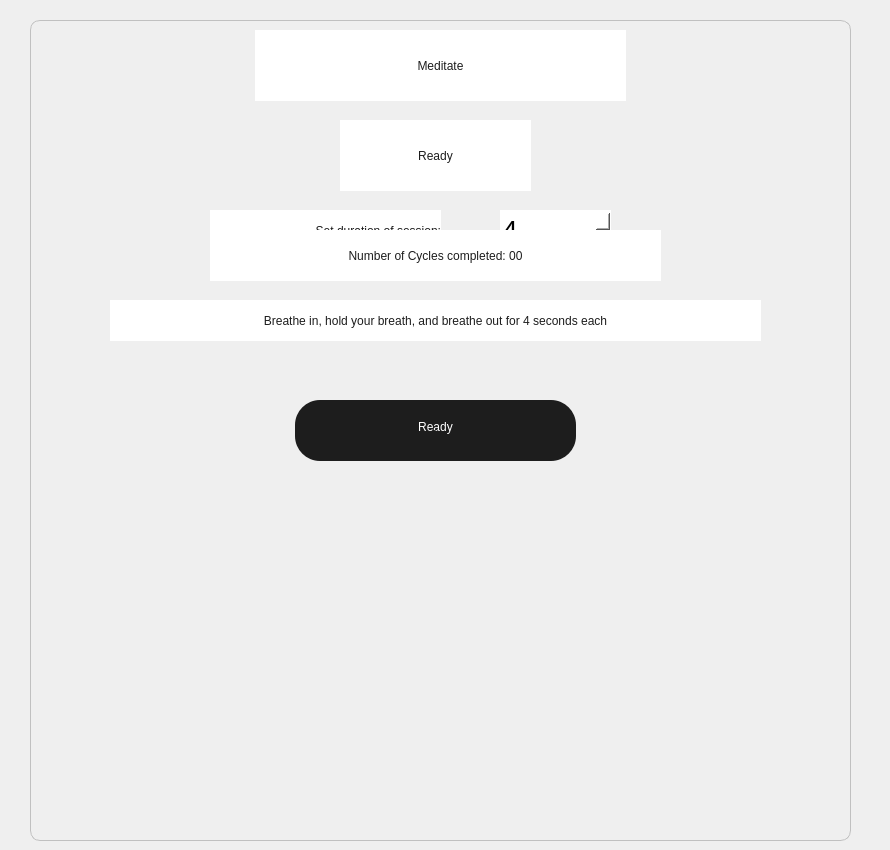
    <widget class="QWidget" name="tab_14">
     <attribute name="title">
      <string>Page</string>
     </attribute>
     <widget class="QLabel" name="prog_lbl_4">
      <property name="geometry">
       <rect>
        <x>255</x>
        <y>30</y>
        <width>371</width>
        <height>71</height>
       </rect>
      </property>
      <property name="styleSheet">
       <string notr="true">QLabel{
	background-color: white;
	color: #1D1D1D;
	font: 500 30pt &quot;Epilogue&quot;;
}</string>
      </property>
      <property name="text">
       <string>Meditate</string>
      </property>
      <property name="alignment">
       <set>Qt::AlignCenter</set>
      </property>
     </widget>
     <widget class="QSpinBox" name="spinBox_2">
      <property name="geometry">
       <rect>
        <x>500</x>
        <y>210</y>
        <width>111</width>
        <height>41</height>
       </rect>
      </property>
      <property name="styleSheet">
       <string notr="true">QSpinBox {
    font-family: Epilogue;  
    font-size: 20pt;
    background-color: rgb(255,255,255);
	border-radius:10 pt;
    color: rgb(0,0,0);
}
QSpinBox:QLineEdit {
    background-color: rgb(255,255,255);
    border: none;
    padding: 4px 6px;
}</string>
      </property>
      <property name="minimum">
       <number>1</number>
      </property>
      <property name="value">
       <number>4</number>
      </property>
     </widget>
     <widget class="QLabel" name="prog_lbl_5">
      <property name="geometry">
       <rect>
        <x>110</x>
        <y>300</y>
        <width>651</width>
        <height>41</height>
       </rect>
      </property>
      <property name="styleSheet">
       <string notr="true">QLabel{
	background-color: white;
	color: #1D1D1D;
	font: 500 14pt &quot;Epilogue&quot;;
}</string>
      </property>
      <property name="text">
       <string>Breathe in, hold your breath, and breathe out for 4 seconds each</string>
      </property>
      <property name="alignment">
       <set>Qt::AlignCenter</set>
      </property>
     </widget>
     <widget class="QLabel" name="prog_lbl_6">
      <property name="geometry">
       <rect>
        <x>210</x>
        <y>210</y>
        <width>231</width>
        <height>41</height>
       </rect>
      </property>
      <property name="styleSheet">
       <string notr="true">QLabel{
	background-color: white;
	color: #1D1D1D;
	font: 500 14pt &quot;Epilogue&quot;;
}</string>
      </property>
      <property name="text">
       <string>Set duration of session:</string>
      </property>
      <property name="alignment">
       <set>Qt::AlignRight|Qt::AlignTrailing|Qt::AlignVCenter</set>
      </property>
     </widget>
     <widget class="QPushButton" name="scan_btn_4">
      <property name="geometry">
       <rect>
        <x>295</x>
        <y>400</y>
        <width>281</width>
        <height>61</height>
       </rect>
      </property>
      <property name="styleSheet">
       <string notr="true">QPushButton{
	background-color:#1D1D1D;
	font: 600 25pt &quot;Epilogue&quot;;
	border-radius:25px;
	color:white;
	padding-bottom:7px
}
</string>
      </property>
      <property name="text">
       <string>Ready</string>
      </property>
     </widget>
     <widget class="QLabel" name="prog_lbl_7">
      <property name="geometry">
       <rect>
        <x>340</x>
        <y>120</y>
        <width>191</width>
        <height>71</height>
       </rect>
      </property>
      <property name="styleSheet">
       <string notr="true">QLabel{
	background-color: white;
	color: #1D1D1D;
	font: 500 30pt &quot;Epilogue&quot;;
}</string>
      </property>
      <property name="text">
       <string>Ready</string>
      </property>
      <property name="alignment">
       <set>Qt::AlignCenter</set>
      </property>
     </widget>
     <widget class="QLabel" name="prog_lbl_8">
      <property name="geometry">
       <rect>
        <x>375</x>
        <y>400</y>
        <width>120</width>
        <height>70</height>
       </rect>
      </property>
      <property name="styleSheet">
       <string notr="true">QLabel{
	background-color: none;
	color: #1D1D1D;
	font: 500 20pt &quot;Epilogue&quot;;
}</string>
      </property>
      <property name="text">
       <string>1</string>
      </property>
      <property name="alignment">
       <set>Qt::AlignCenter</set>
      </property>
     </widget>
     <widget class="QLabel" name="prog_lbl_9">
      <property name="geometry">
       <rect>
        <x>590</x>
        <y>400</y>
        <width>291</width>
        <height>31</height>
       </rect>
      </property>
      <property name="styleSheet">
       <string notr="true">QLabel{
	background-color: none;
	color: #1D1D1D;
	font: 500 15pt &quot;Epilogue&quot;;
}</string>
      </property>
      <property name="text">
       <string/>
      </property>
      <property name="alignment">
       <set>Qt::AlignCenter</set>
      </property>
     </widget>
     <widget class="QLabel" name="prog_lbl_10">
      <property name="geometry">
       <rect>
        <x>210</x>
        <y>230</y>
        <width>451</width>
        <height>51</height>
       </rect>
      </property>
      <property name="styleSheet">
       <string notr="true">QLabel{
	background-color: white;
	color: #1D1D1D;
	font: 500 15pt &quot;Epilogue&quot;;
}</string>
      </property>
      <property name="text">
       <string>Number of Cycles completed: 00</string>
      </property>
      <property name="alignment">
       <set>Qt::AlignCenter</set>
      </property>
     </widget>
     <widget class="QLabel" name="label_2">
      <property name="geometry">
       <rect>
        <x>410</x>
        <y>410</y>
        <width>50</width>
        <height>50</height>
       </rect>
      </property>
      <property name="styleSheet">
       <string notr="true">background-color: qradialgradient(
		spread: pad, 
		cx: 0.5, cy: 0.5,    
         radius: 0.8,          
         fx: 0.5, fy: 0.5,   
         stop: 0    #FFD5D5, 
         stop: 0.26 #FFB5B5, 
         stop: 1    #FFD5F6   
    );
border: 0px;
border-radius: 25px;   
</string>
      </property>
      <property name="text">
       <string/>
      </property>
     </widget>
     <widget class="QWidget" name="widget_4" native="true">
      <property name="geometry">
       <rect>
        <x>30</x>
        <y>20</y>
        <width>821</width>
        <height>821</height>
       </rect>
      </property>
      <property name="styleSheet">
       <string notr="true">QWidget{
	border:1px solid #C0C0C0;
	border-radius: 10px
}</string>
      </property>
     </widget>
     <zorder>widget_4</zorder>
     <zorder>prog_lbl_5</zorder>
     <zorder>prog_lbl_4</zorder>
     <zorder>spinBox_2</zorder>
     <zorder>prog_lbl_6</zorder>
     <zorder>scan_btn_4</zorder>
     <zorder>prog_lbl_7</zorder>
     <zorder>prog_lbl_9</zorder>
     <zorder>prog_lbl_10</zorder>
     <zorder>label_2</zorder>
     <zorder>prog_lbl_8</zorder>
    </widget>
